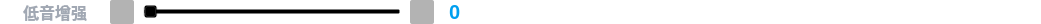
               <widget class="QWidget" name="widget_8" native="true">
                <property name="minimumSize">
                 <size>
                  <width>0</width>
                  <height>24</height>
                 </size>
                </property>
                <property name="maximumSize">
                 <size>
                  <width>16777215</width>
                  <height>24</height>
                 </size>
                </property>
                <property name="styleSheet">
                 <string notr="true">background-color:transparent;</string>
                </property>
                <layout class="QHBoxLayout" name="horizontalLayout_3">
                 <property name="spacing">
                  <number>0</number>
                 </property>
                 <property name="leftMargin">
                  <number>0</number>
                 </property>
                 <property name="topMargin">
                  <number>0</number>
                 </property>
                 <property name="rightMargin">
                  <number>0</number>
                 </property>
                 <property name="bottomMargin">
                  <number>0</number>
                 </property>
                 <item>
                  <spacer name="horizontalSpacer_25">
                   <property name="orientation">
                    <enum>Qt::Horizontal</enum>
                   </property>
                   <property name="sizeType">
                    <enum>QSizePolicy::Fixed</enum>
                   </property>
                   <property name="sizeHint" stdset="0">
                    <size>
                     <width>23</width>
                     <height>20</height>
                    </size>
                   </property>
                  </spacer>
                 </item>
                 <item>
                  <widget class="QLabel" name="lab_lowBoost">
                   <property name="minimumSize">
                    <size>
                     <width>87</width>
                     <height>23</height>
                    </size>
                   </property>
                   <property name="maximumSize">
                    <size>
                     <width>87</width>
                     <height>23</height>
                    </size>
                   </property>
                   <property name="styleSheet">
                    <string notr="true">font-family: &quot;Noto Sans S Chinese&quot;; font-weight: 500;
font-size: 16px;
color: #A1A8B3;
</string>
                   </property>
                   <property name="text">
                    <string>低音增强</string>
                   </property>
                   <property name="alignment">
                    <set>Qt::AlignLeading|Qt::AlignLeft|Qt::AlignVCenter</set>
                   </property>
                  </widget>
                 </item>
                 <item>
                  <widget class="QPushButton" name="pBt_low_sub">
                   <property name="enabled">
                    <bool>true</bool>
                   </property>
                   <property name="minimumSize">
                    <size>
                     <width>24</width>
                     <height>24</height>
                    </size>
                   </property>
                   <property name="maximumSize">
                    <size>
                     <width>24</width>
                     <height>24</height>
                    </size>
                   </property>
                   <property name="styleSheet">
                    <string notr="true">QPushButton
{
	background: rgba(0, 0, 0, 0.3);
	border-radius: 2px;
	border-image: url(:/Skin/Images/Slider/sub-no.png);
}
QPushButton:hover
{
	border-image: url(:/Skin/Images/Slider/sub-ho.png);
}
QPushButton:pressed
{
	border-image: url(:/Skin/Images/Slider/sub-ch.png);
}
QPushButton:disabled
{
	border-image: url(:/Skin/Images/Slider/sub-dis.png);
}
</string>
                   </property>
                   <property name="text">
                    <string/>
                   </property>
                  </widget>
                 </item>
                 <item>
                  <spacer name="horizontalSpacer_5">
                   <property name="orientation">
                    <enum>Qt::Horizontal</enum>
                   </property>
                   <property name="sizeType">
                    <enum>QSizePolicy::Fixed</enum>
                   </property>
                   <property name="sizeHint" stdset="0">
                    <size>
                     <width>9</width>
                     <height>20</height>
                    </size>
                   </property>
                  </spacer>
                 </item>
                 <item>
                  <widget class="GearSlider" name="hSlider_Bass">
                   <property name="enabled">
                    <bool>true</bool>
                   </property>
                   <property name="minimumSize">
                    <size>
                     <width>258</width>
                     <height>15</height>
                    </size>
                   </property>
                   <property name="maximumSize">
                    <size>
                     <width>16777215</width>
                     <height>15</height>
                    </size>
                   </property>
                   <property name="styleSheet">
                    <string notr="true"/>
                   </property>
                   <property name="maximum">
                    <number>7</number>
                   </property>
                   <property name="singleStep">
                    <number>1</number>
                   </property>
                   <property name="pageStep">
                    <number>1</number>
                   </property>
                   <property name="value">
                    <number>0</number>
                   </property>
                   <property name="orientation">
                    <enum>Qt::Horizontal</enum>
                   </property>
                  </widget>
                 </item>
                 <item>
                  <spacer name="horizontalSpacer_3">
                   <property name="orientation">
                    <enum>Qt::Horizontal</enum>
                   </property>
                   <property name="sizeType">
                    <enum>QSizePolicy::Fixed</enum>
                   </property>
                   <property name="sizeHint" stdset="0">
                    <size>
                     <width>9</width>
                     <height>20</height>
                    </size>
                   </property>
                  </spacer>
                 </item>
                 <item>
                  <widget class="QPushButton" name="pBt_low_add">
                   <property name="minimumSize">
                    <size>
                     <width>24</width>
                     <height>24</height>
                    </size>
                   </property>
                   <property name="maximumSize">
                    <size>
                     <width>24</width>
                     <height>24</height>
                    </size>
                   </property>
                   <property name="styleSheet">
                    <string notr="true">QPushButton
{
	background: rgba(0, 0, 0, 0.3);
	border-radius: 2px;
	border-image: url(:/Skin/Images/Slider/add-no.png);
}
QPushButton:hover
{
	border-image: url(:/Skin/Images/Slider/add-ho.png);
}
QPushButton:pressed
{
	border-image: url(:/Skin/Images/Slider/add-ch.png);
}
QPushButton:disabled
{
	border-image: url(:/Skin/Images/Slider/add-dis.png);
}</string>
                   </property>
                   <property name="text">
                    <string/>
                   </property>
                  </widget>
                 </item>
                 <item>
                  <widget class="QLineEdit" name="lab_BassVal">
                   <property name="enabled">
                    <bool>false</bool>
                   </property>
                   <property name="minimumSize">
                    <size>
                     <width>30</width>
                     <height>23</height>
                    </size>
                   </property>
                   <property name="maximumSize">
                    <size>
                     <width>30</width>
                     <height>23</height>
                    </size>
                   </property>
                   <property name="styleSheet">
                    <string notr="true">border-radius:0px;
background-color: transparent;
color: #009FEF;
font-family: &quot;YouSheBiaoTiHei&quot;;
font-weight: 500;
font-size: 20px;
</string>
                   </property>
                   <property name="text">
                    <string>0</string>
                   </property>
                   <property name="maxLength">
                    <number>32767</number>
                   </property>
                   <property name="alignment">
                    <set>Qt::AlignRight|Qt::AlignTrailing|Qt::AlignVCenter</set>
                   </property>
                  </widget>
                 </item>
                 <item>
                  <spacer name="horizontalSpacer_4">
                   <property name="orientation">
                    <enum>Qt::Horizontal</enum>
                   </property>
                   <property name="sizeType">
                    <enum>QSizePolicy::Fixed</enum>
                   </property>
                   <property name="sizeHint" stdset="0">
                    <size>
                     <width>577</width>
                     <height>20</height>
                    </size>
                   </property>
                  </spacer>
                 </item>
                </layout>
               </widget>
